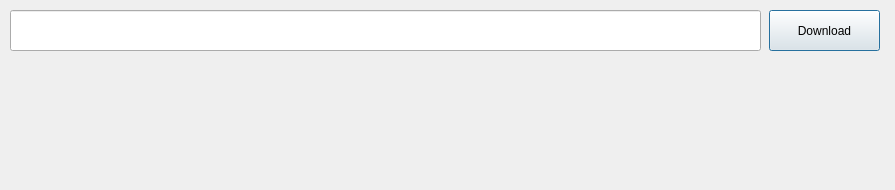
<?xml version="1.0" encoding="UTF-8"?>
<ui version="4.0">
 <class>Dialog</class>
 <widget class="QDialog" name="Dialog">
  <property name="geometry">
   <rect>
    <x>0</x>
    <y>0</y>
    <width>895</width>
    <height>190</height>
   </rect>
  </property>
  <property name="windowTitle">
   <string>Dialog</string>
  </property>
  <widget class="QLineEdit" name="txtURL">
   <property name="geometry">
    <rect>
     <x>10</x>
     <y>10</y>
     <width>751</width>
     <height>41</height>
    </rect>
   </property>
   <property name="font">
    <font>
     <pointsize>18</pointsize>
    </font>
   </property>
  </widget>
  <widget class="QPushButton" name="btnDownload">
   <property name="geometry">
    <rect>
     <x>769</x>
     <y>10</y>
     <width>111</width>
     <height>41</height>
    </rect>
   </property>
   <property name="text">
    <string>Download</string>
   </property>
  </widget>
 </widget>
 <resources/>
 <connections/>
</ui>
